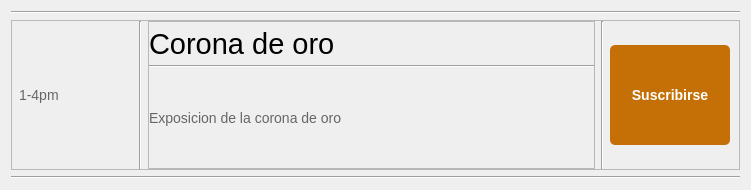
<?xml version="1.0" encoding="UTF-8"?>
<ui version="4.0">
 <class>ItemHora</class>
 <widget class="QWidget" name="ItemHora">
  <property name="geometry">
   <rect>
    <x>0</x>
    <y>0</y>
    <width>751</width>
    <height>190</height>
   </rect>
  </property>
  <property name="minimumSize">
   <size>
    <width>0</width>
    <height>190</height>
   </size>
  </property>
  <property name="maximumSize">
   <size>
    <width>16777215</width>
    <height>190</height>
   </size>
  </property>
  <property name="windowTitle">
   <string>Form</string>
  </property>
  <layout class="QVBoxLayout" name="verticalLayout">
   <item>
    <widget class="Line" name="line">
     <property name="orientation">
      <enum>Qt::Horizontal</enum>
     </property>
    </widget>
   </item>
   <item>
    <widget class="QFrame" name="base_horas_eventos">
     <property name="maximumSize">
      <size>
       <width>16777215</width>
       <height>200</height>
      </size>
     </property>
     <property name="frameShape">
      <enum>QFrame::StyledPanel</enum>
     </property>
     <property name="frameShadow">
      <enum>QFrame::Raised</enum>
     </property>
     <layout class="QHBoxLayout" name="horizontalLayout_7">
      <property name="leftMargin">
       <number>7</number>
      </property>
      <property name="topMargin">
       <number>0</number>
      </property>
      <property name="rightMargin">
       <number>9</number>
      </property>
      <property name="bottomMargin">
       <number>0</number>
      </property>
      <item>
       <widget class="QLabel" name="Hora">
        <property name="minimumSize">
         <size>
          <width>0</width>
          <height>100</height>
         </size>
        </property>
        <property name="maximumSize">
         <size>
          <width>114</width>
          <height>100</height>
         </size>
        </property>
        <property name="styleSheet">
         <string notr="true">.QLabel {
    font-size: 14px; /* Tamaño de fuente normal */
    color: #666; /* Color de texto más claro */
}</string>
        </property>
        <property name="text">
         <string>1-4pm</string>
        </property>
       </widget>
      </item>
      <item>
       <widget class="Line" name="line_4">
        <property name="maximumSize">
         <size>
          <width>16777215</width>
          <height>16777215</height>
         </size>
        </property>
        <property name="orientation">
         <enum>Qt::Vertical</enum>
        </property>
       </widget>
      </item>
      <item>
       <widget class="QFrame" name="frame">
        <property name="frameShape">
         <enum>QFrame::StyledPanel</enum>
        </property>
        <property name="frameShadow">
         <enum>QFrame::Raised</enum>
        </property>
        <layout class="QVBoxLayout" name="verticalLayout_2">
         <property name="spacing">
          <number>0</number>
         </property>
         <property name="leftMargin">
          <number>0</number>
         </property>
         <property name="topMargin">
          <number>0</number>
         </property>
         <property name="rightMargin">
          <number>0</number>
         </property>
         <property name="bottomMargin">
          <number>0</number>
         </property>
         <item>
          <widget class="QLabel" name="label">
           <property name="font">
            <font>
             <pointsize>22</pointsize>
             <weight>50</weight>
             <bold>false</bold>
            </font>
           </property>
           <property name="text">
            <string>Corona de oro</string>
           </property>
          </widget>
         </item>
         <item>
          <widget class="Line" name="line_3">
           <property name="orientation">
            <enum>Qt::Horizontal</enum>
           </property>
          </widget>
         </item>
         <item>
          <widget class="QLabel" name="Descripcion">
           <property name="minimumSize">
            <size>
             <width>0</width>
             <height>100</height>
            </size>
           </property>
           <property name="maximumSize">
            <size>
             <width>16777215</width>
             <height>100</height>
            </size>
           </property>
           <property name="styleSheet">
            <string notr="true">.QLabel{
    font-size: 14px; /* Tamaño de fuente normal */
    color: #666; /* Color de texto más claro */
}</string>
           </property>
           <property name="text">
            <string>Exposicion de la corona de oro</string>
           </property>
          </widget>
         </item>
        </layout>
       </widget>
      </item>
      <item>
       <widget class="Line" name="line_5">
        <property name="orientation">
         <enum>Qt::Vertical</enum>
        </property>
       </widget>
      </item>
      <item>
       <widget class="QPushButton" name="boton_sub">
        <property name="maximumSize">
         <size>
          <width>120</width>
          <height>100</height>
         </size>
        </property>
        <property name="baseSize">
         <size>
          <width>0</width>
          <height>0</height>
         </size>
        </property>
        <property name="styleSheet">
         <string notr="true">/* Estilo para QPushButton */
.QPushButton {
    background-color: #c57007; /* Color de fondo */
    color: white; /* Color de texto */
    border: none; /* Sin borde */
    border-radius: 5px; /* Esquinas redondeadas */
    padding: 8px 16px; /* Espaciado interno */
    font-size: 14px; /* Tamaño de fuente */
    font-weight: bold; /* Fuente en negrita */
}

.QPushButton:hover {
     color: #fff; /* Color del texto al pasar el cursor */
    background-color:#f49011 ;/* Cambiar el color de fondo al pasar el mouse */
    border-color:#f49011;/* Cambia el color de fondo al pasar el mouse */
}

QPushButton:presset{
	 background-color: #c57007;
}
</string>
        </property>
        <property name="text">
         <string>Suscribirse</string>
        </property>
       </widget>
      </item>
     </layout>
    </widget>
   </item>
   <item>
    <widget class="Line" name="line_2">
     <property name="orientation">
      <enum>Qt::Horizontal</enum>
     </property>
    </widget>
   </item>
  </layout>
 </widget>
 <resources/>
 <connections/>
</ui>
